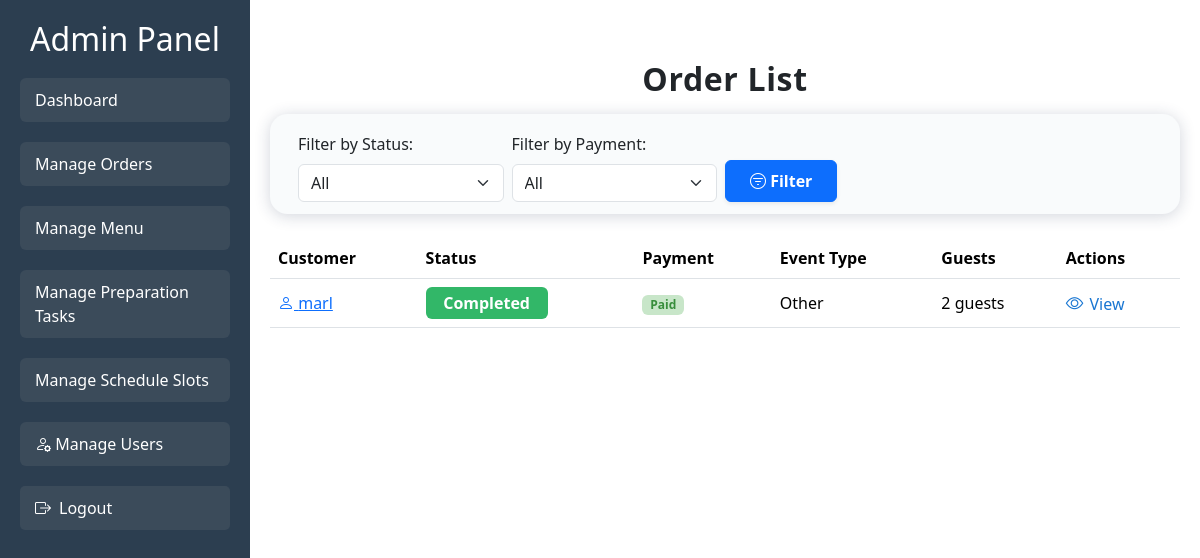
The app's page /orders/ (signed in) with its own data.
### orders/models.py (models this page shows, shortened)
class Order(models.Model):
    class Status(models.TextChoices):
        PENDING = 'Pending', 'Pending'
        IN_PROGRESS = 'In Progress', 'In Progress'
        COMPLETED = 'Completed', 'Completed'
        CANCELLED = 'Cancelled', 'Cancelled'
    class EventType(models.TextChoices):
        WEDDING = 'Wedding', 'Wedding'
        BIRTHDAY = 'Birthday', 'Birthday'
        CORPORATE = 'Corporate', 'Corporate'
        OTHER = 'Other', 'Other'
    class PaymentStatus(models.TextChoices):
        NOT_PAID = 'Not Paid', 'Not Paid'
        PAID = 'Paid', 'Paid'
        REFUNDED = 'Refunded', 'Refunded'
        DISPUTED = 'Disputed', 'Disputed'
    customer = models.ForeignKey(
        settings.AUTH_USER_MODEL,
        on_delete=models.CASCADE,
        related_name='orders'
    )
    customer_contact = models.CharField(max_length=255)
    event_date = models.DateField()
    event_type = models.CharField(
        max_length=20,
        choices=EventType.choices,
        default=EventType.OTHER
    )
    guest_count = models.PositiveIntegerField()
    status = models.CharField(
        max_length=20,
        choices=Status.choices,
        default=Status.PENDING
    )
    payment_status = models.CharField(
        max_length=15,
        choices=PaymentStatus.choices,
        default=PaymentStatus.NOT_PAID
    )
    created_at = models.DateTimeField(auto_now_add=True)
    updated_at = models.DateTimeField(auto_now=True)

### users/models.py (models this page shows, shortened)
class User(AbstractUser):
    class Roles(models.TextChoices):
        ADMIN = 'Admin', 'Admin'
        KITCHEN = 'KitchenStaff', 'Kitchen Staff'
        DELIVERY = 'DeliveryStaff', 'Delivery Staff'
        ORDER_MANAGER = 'OrderManager', 'Order Manager'
        CUSTOMER = 'Customer', 'Customer'
    role = models.CharField(
        max_length=20,
        choices=Roles.choices,
        default=Roles.CUSTOMER
    )

### orders/views.py (the view)
# urls.py: path('', views.order_list, name='order_list'),  # List orders
@login_required
def order_list(request):
    status_filter = request.GET.get('status', None)
    payment_filter = request.GET.get('payment_status', None)
    orders = Order.objects.all()
    if status_filter:
        orders = orders.filter(status=status_filter)
    if payment_filter:
        orders = orders.filter(payment_status=payment_filter)
    return render(request, 'orders/order_list.html', {'orders': orders})

### orders/templates/orders/order_list.html (shortened to what this page needs)
{% extends "base_for_admin.html" %}
{% load static %}
{% block content %}
<div class="order-list-container">
  <h2 class="mb-3 text-center fw-bold" style="letter-spacing:.02em;">Order List</h2>
  <div class="filter-section d-flex flex-wrap align-items-end gap-3 mb-4">
    <form method="get" class="row g-2 w-100">
      <div class="col-md-3 col-sm-6">
        <label class="form-label" for="status">Filter by Status:</label>
        <select name="status" id="status" class="form-select">
          <option value="">All</option>
        </select>
      </div>
      <div class="col-md-3 col-sm-6">
        <label class="form-label" for="payment_status">Filter by Payment:</label>
        <select name="payment_status" id="payment_status" class="form-select">
          <option value="">All</option>
        </select>
      </div>
      <div class="col-md-2 col-sm-12 d-flex align-items-end">
        <button type="submit" class="btn btn-primary px-4 py-2 fw-semibold shadow-sm"><i class="bi bi-filter-circle"></i> Filter</button>
      </div>
    </form>
  </div>
  <div class="orders-section">
    <table class="table table-hover orders-table align-middle">
      <thead>
        <tr class="align-middle">
          <th>Customer</th>
          <th>Status</th>
          <th>Payment</th>
          <th>Event Type</th>
          <th>Guests</th>
          <th>Actions</th>
        </tr>
      </thead>
      <tbody>
        {% for order in orders %}
          <tr>
            <td>
              <a href="{% url 'orders:order_detail' order.pk %}" class="fw-medium">
                <i class="bi bi-person"></i> {{ order.customer.username }}
              </a>
            </td>
            <td>
              {% with order.status|lower as st %}
                <span class="badge badge-status {% if st == 'pending' %}pending{% elif st == 'in progress' %}inprogress{% elif st == 'completed' %}completed{% elif st == 'cancelled' %}cancelled{% endif %}">
                  {{ order.status }}
                </span>
              {% endwith %}
            </td>
            <td>
              {% with order.payment_status|slugify as pay %}
                <span class="badge badge-pay {% if pay == 'not-paid' %}not-paid{% elif pay == 'paid' %}paid{% elif pay == 'refunded' %}refunded{% elif pay == 'disputed' %}disputed{% endif %}">
                  {{ order.payment_status }}
                </span>
              {% endwith %}
            </td>
            <td>{{ order.event_type }}</td>
            <td>{{ order.guest_count|default:'—' }} guests</td>
            <td>
              <a href="{% url 'orders:order_detail' order.pk %}" class="btn-link" data-bs-toggle="tooltip" data-bs-title="Order Details">
                <i class="bi bi-eye"></i> View
              </a>
            </td>
          </tr>
        {% endfor %}
      </tbody>
    </table>
  </div>
</div>
{% endblock %}

### static/css/styles.css (style rules this page uses)
body { margin: 0; font-family: Arial, sans-serif; }

### orders/templates/orders/order_list.html (style rules this page uses)
.order-list-container { max-width: 1200px; margin: 40px auto 0 auto; }
.filter-section { background: #f9fbfc; border-radius: 1.1rem; padding: 18px 28px 12px 28px; box-shadow: 0 2px 16px #1c2f5233; margin-bottom: 24px; }
.orders-table th, .orders-table td { vertical-align: middle !important; }
.btn-link, .btn-link:visited { text-decoration: none !important; border: none; background: none; color: #1976d2; font-weight: 500; margin-right: 3px; }
.btn-link i { font-size: 1.1em; margin-right: 2px; }
.badge-status { font-size: 1em; padding: 0.48em 1.1em; }
.badge-status.completed { background: #32b768; }
.badge-pay.paid { background: #c8e6c9; color: #388e3c; }

### records on screen
Order: customer.username "marl", status "Completed", payment_status "Paid", event_type "Other", guest_count "2"
